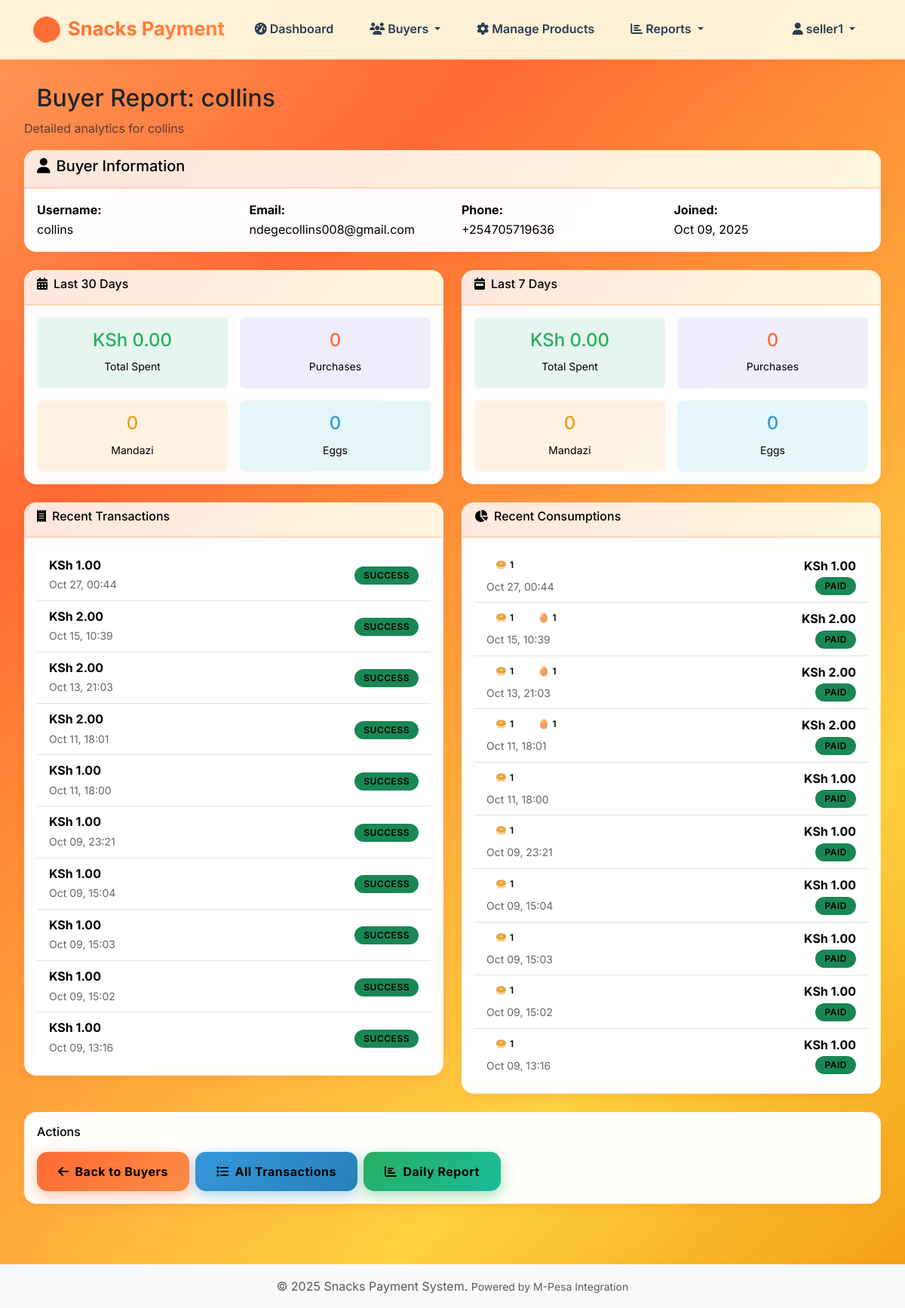
The app's page /reports/buyer/3/ (signed in), older data.
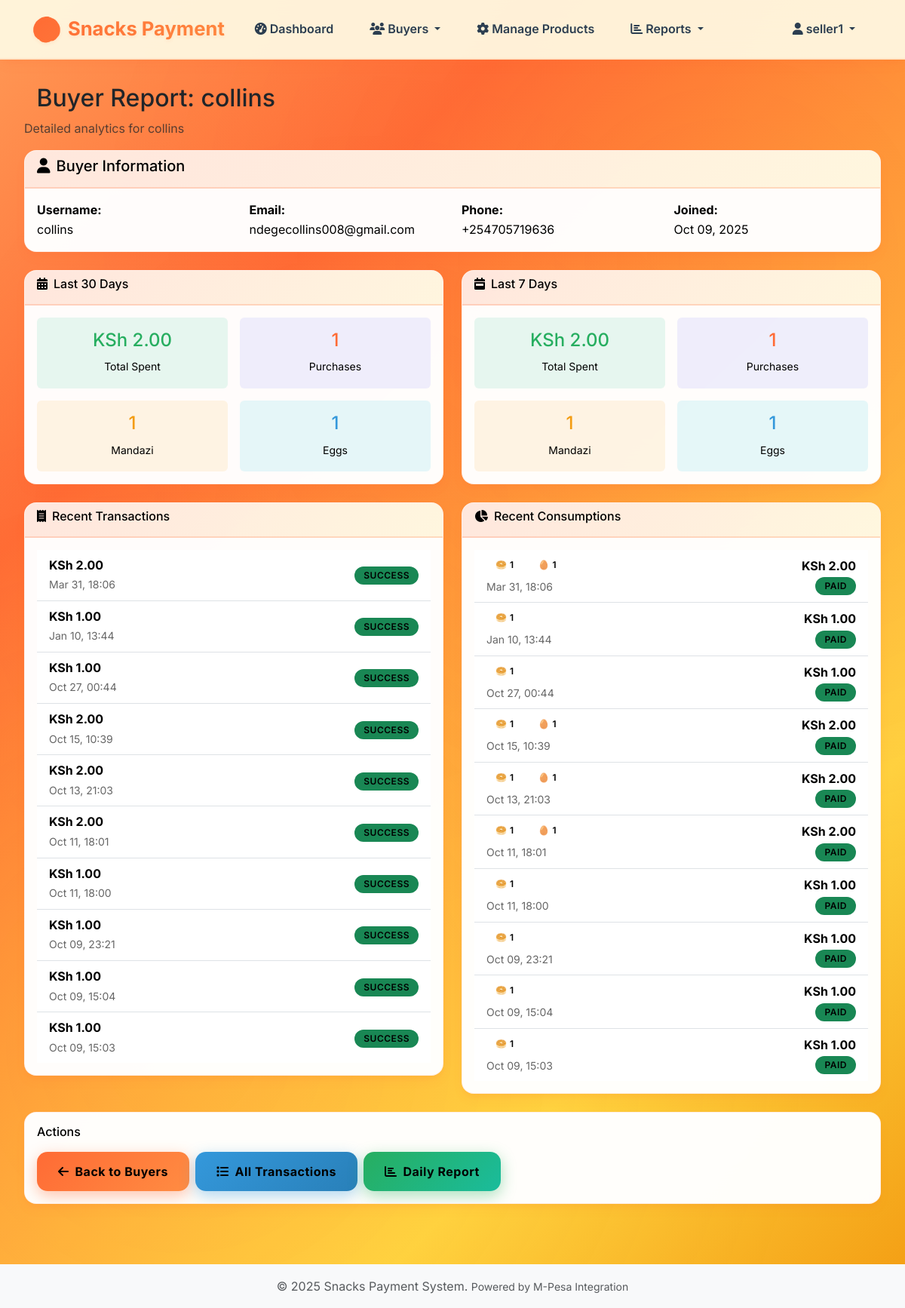
The same page, newer data.
### apps/payments/models.py (models this page shows, shortened)
class Transaction(models.Model):
    STATUS_CHOICES = [
        ('PENDING', 'Pending'),
        ('SUCCESS', 'Success'),
        ('FAILED', 'Failed'),
    ]
    consumption = models.OneToOneField(Consumption, on_delete=models.CASCADE, related_name='transaction')
    buyer = models.ForeignKey(User, on_delete=models.CASCADE, related_name='transactions')
    phone_number = models.CharField(max_length=15)
    amount = models.DecimalField(max_digits=10, decimal_places=2)
    mpesa_receipt_number = models.CharField(max_length=50, blank=True, null=True)
    mpesa_transaction_id = models.CharField(max_length=50, blank=True, null=True)
    checkout_request_id = models.CharField(max_length=50, blank=True, null=True)
    status = models.CharField(max_length=10, choices=STATUS_CHOICES, default='PENDING')
    created_at = models.DateTimeField(auto_now_add=True)
    updated_at = models.DateTimeField(auto_now=True)
    class Meta:
        ordering = ['-created_at']

class Consumption(models.Model):
    PAYMENT_STATUS_CHOICES = [
        ('PENDING', 'Pending'),
        ('PAID', 'Paid'),
        ('FAILED', 'Failed'),
    ]
    buyer = models.ForeignKey(User, on_delete=models.CASCADE, related_name='consumptions')
    mandazi_quantity = models.PositiveIntegerField(default=0)
    eggs_quantity = models.PositiveIntegerField(default=0)
    mandazi_price = models.DecimalField(max_digits=10, decimal_places=2)
    eggs_price = models.DecimalField(max_digits=10, decimal_places=2)
    total_amount = models.DecimalField(max_digits=10, decimal_places=2)
    payment_status = models.CharField(max_length=10, choices=PAYMENT_STATUS_CHOICES, default='PENDING')
    created_at = models.DateTimeField(auto_now_add=True)
    class Meta:
        ordering = ['-created_at']

### apps/reports/views.py (the view)
# urls.py: path('buyer/<int:buyer_id>/', views.buyer_report, name='buyer_report'),
@login_required
@seller_required
def buyer_report(request, buyer_id):
    buyer = get_object_or_404(
        User,
        id=buyer_id,
        created_by=request.user,
        role='BUYER'
    )
    analytics_30 = get_buyer_analytics(buyer, 30)
    analytics_7 = get_buyer_analytics(buyer, 7)
    recent_transactions = Transaction.objects.filter(
        buyer=buyer,
        status='SUCCESS'
    )[:10]
    recent_consumptions = Consumption.objects.filter(
        buyer=buyer,
        payment_status='PAID'
    )[:10]
    context = {
        'buyer': buyer,
        'analytics_30': analytics_30,
        'analytics_7': analytics_7,
        'recent_transactions': recent_transactions,
        'recent_consumptions': recent_consumptions
    }
    return render(request, 'reports/buyer_report.html', context)

### apps/accounts/models.py (called while the page is built)
    def is_seller(self):
        return self.role == 'SELLER'

    def is_buyer(self):
        return self.role == 'BUYER'

### templates/reports/buyer_report.html (shortened to what the changed rows need)
{% extends 'base.html' %}
{% block content %}
<div class="row">
    <div class="col-12">
        <h2>
            Buyer Report: {{ buyer.username }}
        </h2>
    </div>
</div>
<div class="row g-4 mb-4">
    <div class="col-lg-6">
        <div class="card">
            <div class="card-body">
                <div class="row g-3">
                    <div class="col-6">
                        <div class="text-center p-3 rounded" style="background: rgba(16, 185, 129, 0.1);">
                            <h4 class="text-success">KSh {{ analytics_30.total_spent|floatformat:2 }}</h4>
                            <small>Total Spent</small>
                        </div>
                    </div>
                    <div class="col-6">
                        <div class="text-center p-3 rounded" style="background: rgba(99, 102, 241, 0.1);">
                            <h4 class="text-primary">{{ analytics_30.total_purchases }}</h4>
                            <small>Purchases</small>
                        </div>
                    </div>
                    <div class="col-6">
                        <div class="text-center p-3 rounded" style="background: rgba(245, 158, 11, 0.1);">
                            <h4 class="text-warning">{{ analytics_30.total_mandazi_consumed }}</h4>
                            <small>Mandazi</small>
                        </div>
                    </div>
                    <div class="col-6">
                        <div class="text-center p-3 rounded" style="background: rgba(6, 182, 212, 0.1);">
                            <h4 class="text-info">{{ analytics_30.total_eggs_consumed }}</h4>
                            <small>Eggs</small>
                        </div>
                    </div>
                </div>
            </div>
        </div>
    </div>
    <div class="col-lg-6">
        <div class="card">
            <div class="card-body">
                <div class="row g-3">
                    <div class="col-6">
                        <div class="text-center p-3 rounded" style="background: rgba(16, 185, 129, 0.1);">
                            <h4 class="text-success">KSh {{ analytics_7.total_spent|floatformat:2 }}</h4>
                            <small>Total Spent</small>
                        </div>
                    </div>
                    <div class="col-6">
                        <div class="text-center p-3 rounded" style="background: rgba(99, 102, 241, 0.1);">
                            <h4 class="text-primary">{{ analytics_7.total_purchases }}</h4>
                            <small>Purchases</small>
                        </div>
                    </div>
                    <div class="col-6">
                        <div class="text-center p-3 rounded" style="background: rgba(245, 158, 11, 0.1);">
                            <h4 class="text-warning">{{ analytics_7.total_mandazi_consumed }}</h4>
                            <small>Mandazi</small>
                        </div>
                    </div>
                    <div class="col-6">
                        <div class="text-center p-3 rounded" style="background: rgba(6, 182, 212, 0.1);">
                            <h4 class="text-info">{{ analytics_7.total_eggs_consumed }}</h4>
                            <small>Eggs</small>
                        </div>
                    </div>
                </div>
            </div>
        </div>
    </div>
</div>
<div class="row">
    <div class="col-lg-6">
        <div class="card">
            <div class="card-body">
                {% if recent_transactions %}
                    <div class="list-group list-group-flush">
                        {% for transaction in recent_transactions %}
                        <div class="list-group-item d-flex justify-content-between align-items-center">
                            <div>
                                <div class="fw-bold">KSh {{ transaction.amount }}</div>
                                <small class="text-muted">{{ transaction.created_at|date:"M d, H:i" }}</small>
                            </div>
                            <div>
                                {% if transaction.status == 'SUCCESS' %}
                                    <span class="badge bg-success">Success</span>
                                {% elif transaction.status == 'FAILED' %}
                                    <span class="badge bg-danger">Failed</span>
                                {% else %}
                                    <span class="badge bg-warning">Pending</span>
                                {% endif %}
                            </div>
                        </div>
                        {% endfor %}
                    </div>
                {% else %}
                    <p class="text-muted text-center py-3">No recent transactions</p>
                {% endif %}
            </div>
        </div>
    </div>
    <div class="col-lg-6">
        <div class="card">
            <div class="card-body">
                {% if recent_consumptions %}
                    <div class="list-group list-group-flush">
                        {% for consumption in recent_consumptions %}
                        <div class="list-group-item">
                            <div class="d-flex justify-content-between align-items-center">
                                <div>
                                    <div class="d-flex gap-2 mb-1">
                                        {% if consumption.mandazi_quantity > 0 %}
                                            <span class="badge" style="background: var(--gradient-mandazi); color: white;">
                                                🥯 {{ consumption.mandazi_quantity }}
                                            </span>
                                        {% endif %}
                                        {% if consumption.eggs_quantity > 0 %}
                                            <span class="badge" style="background: var(--gradient-eggs); color: var(--dark-color);">
                                                🥚 {{ consumption.eggs_quantity }}
                                            </span>
                                        {% endif %}
                                    </div>
                                    <small class="text-muted">{{ consumption.created_at|date:"M d, H:i" }}</small>
                                </div>
                                <div class="text-end">
                                    <div class="fw-bold">KSh {{ consumption.total_amount }}</div>
                                    {% if consumption.payment_status == 'PAID' %}
                                        <span class="badge bg-success">Paid</span>
                                    {% else %}
                                        <span class="badge bg-warning">Pending</span>
                                    {% endif %}
                                </div>
                            </div>
                        </div>
                        {% endfor %}
                    </div>
                {% else %}
                    <p class="text-muted text-center py-3">No recent consumptions</p>
                {% endif %}
            </div>
        </div>
    </div>
</div>
{% endblock %}

Row changes from the older to the newer data that the page shows:
no longer on this page (row unchanged): Transaction: status "SUCCESS"
no longer on this page (row unchanged): Transaction: status "SUCCESS"
no longer on this page (row unchanged): Consumption: mandazi_quantity "1", created_at "Oct 09, 15:02", total_amount "1.00", payment_status "PAID"
no longer on this page (row unchanged): Consumption: mandazi_quantity "1", created_at "Oct 09, 13:16", total_amount "1.00", payment_status "PAID"
added Transaction: status "SUCCESS"
added Transaction: status "SUCCESS"
added Consumption: mandazi_quantity "1", eggs_quantity "1", created_at "Mar 31, 18:06", total_amount "2.00", payment_status "PAID"
added Consumption: mandazi_quantity "1", created_at "Jan 10, 13:44", total_amount "1.00", payment_status "PAID"
Text that changed along with them:
{{ analytics_30.total_spent|floatformat:2 }}: "0.00" → "2.00"
{{ analytics_30.total_purchases }}: "0" → "1"
{{ analytics_30.total_mandazi_consumed }}: "0" → "1"
{{ analytics_30.total_eggs_consumed }}: "0" → "1"
{{ analytics_7.total_spent|floatformat:2 }}: "0.00" → "2.00"
{{ analytics_7.total_purchases }}: "0" → "1"
{{ analytics_7.total_mandazi_consumed }}: "0" → "1"
{{ analytics_7.total_eggs_consumed }}: "0" → "1"
